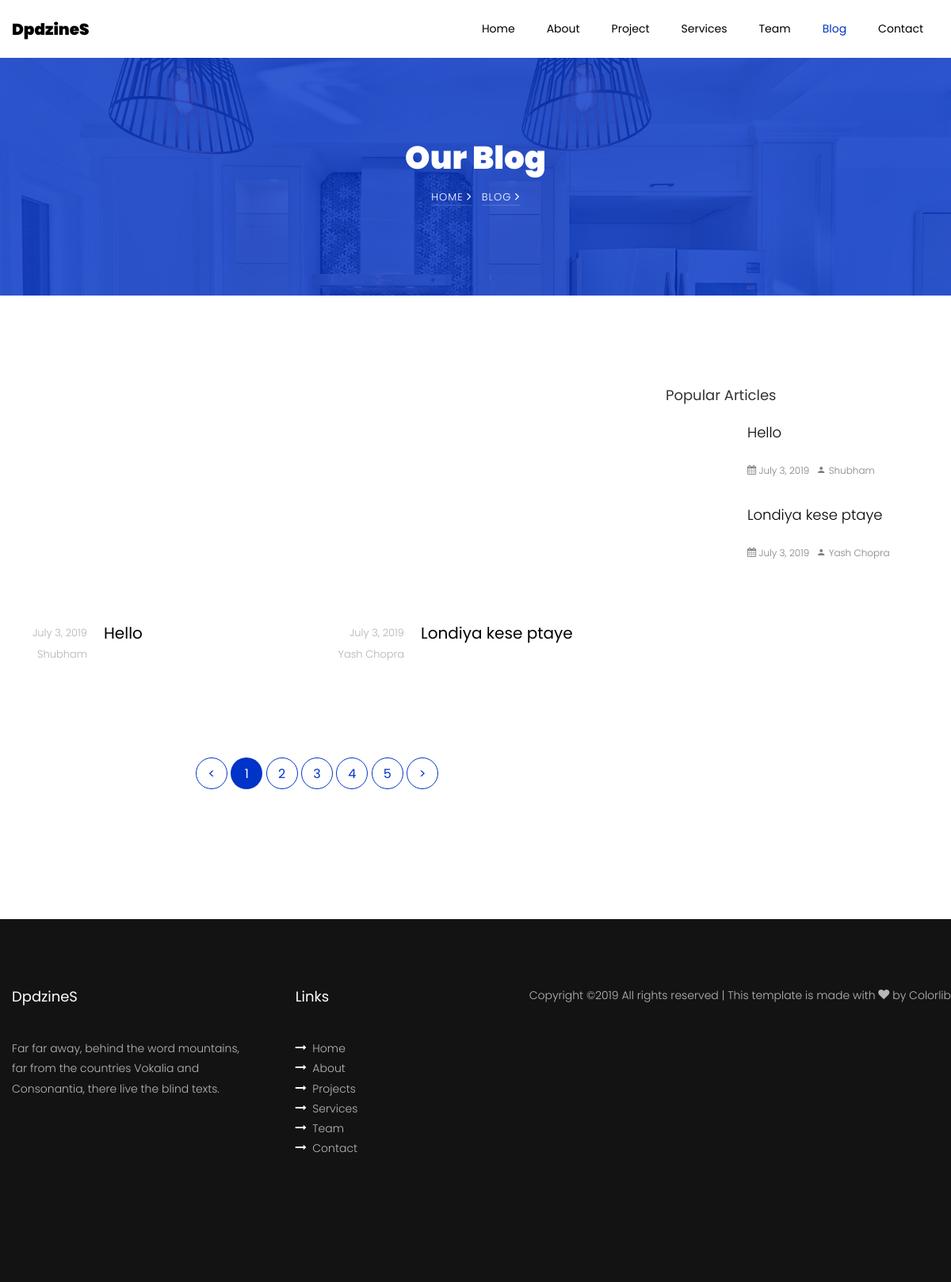
Screenshot of /blog/ with the database file from the repository.
### Content/models.py (models this page shows)
class BlogPage(models.Model):
    blg_topic=models.CharField(max_length=50,null=False, verbose_name="Blog Name")
    blg_desc=models.TextField(max_length=10000,null=False, verbose_name="Blog Content")
    blg_pic=models.CharField(max_length=2000, verbose_name="Blog Image")
    blg_date=models.DateField( default=datetime.date.today, verbose_name="Blog Date")
    blg_name_blgger=models.CharField(max_length=20,null=False, verbose_name="Blogger Name")
    class Meta:
        verbose_name='BlogUpdate'
        verbose_name_plural='BlogUpdates'

### interior_site/views.py (the view)
# urls.py: 2. Add a URL to urlpatterns:  path('blog/', include('blog.urls'))
def blog(request):
    blg_page = BlogPage.objects.all()
    return render(request, 'blog.html', {"blg_page": blg_page})

### templates/blog.html (shortened to what this page needs)
{% load static %}
<!DOCTYPE html>
<html lang="en">
<head>
    <link rel="stylesheet" href="{% static 'css/open-iconic-bootstrap.min.css' %}">
    <link rel="stylesheet" href="{% static 'css/animate.css' %}">
    <link rel="stylesheet" href="{% static 'css/owl.carousel.min.css' %}">
    <link rel="stylesheet" href="{% static 'css/owl.theme.default.min.css' %}">
    <link rel="stylesheet" href="{% static 'css/magnific-popup.css' %}">
    <link rel="stylesheet" href="{% static 'css/aos.css' %}">
    <link rel="stylesheet" href="{% static 'css/ionicons.min.css' %}">
    <link rel="stylesheet" href="{% static 'css/bootstrap-datepicker.css' %}">
    <link rel="stylesheet" href="{% static 'css/jquery.timepicker.css' %}">
    <link rel="stylesheet" href="{% static 'css/flaticon.css' %}">
    <link rel="stylesheet" href="{% static 'css/icomoon.css' %}">
    <link rel="stylesheet" href="{% static 'css/style.css' %}">
</head>
<body>
<nav class="navbar navbar-expand-lg navbar-dark ftco_navbar bg-dark ftco-navbar-light" id="ftco-navbar">
    <div class="container">
        <a class="navbar-brand" href="/">DpdzineS</a>
        <div class="collapse navbar-collapse" id="ftco-nav">
            <ul class="navbar-nav ml-auto">
                <li class="nav-item"><a href="/" class="nav-link">Home</a></li>
                <li class="nav-item"><a href="../about" class="nav-link">About</a></li>
                <li class="nav-item"><a href="../project" class="nav-link">Project</a></li>
                <li class="nav-item"><a href="../services" class="nav-link">Services</a></li>
                <li class="nav-item"><a href="../team" class="nav-link">Team</a></li>
                <li class="nav-item active"><a href="../blog" class="nav-link">Blog</a></li>
                <li class="nav-item"><a href="../contact" class="nav-link">Contact</a></li>
            </ul>
        </div>
    </div>
</nav>
<section class="hero-wrap hero-wrap-2" style="background-image:url({% static 'images//bg_1.jpg' %});"
         data-stellar-background-ratio="0.5">
    <div class="overlay"></div>
    <div class="container">
        <div class="row no-gutters slider-text align-items-center justify-content-center">
            <div class="col-md-9 ftco-animate text-center">
                <h1 class="mb-2 bread">Our Blog</h1>
                <p class="breadcrumbs"><span class="mr-2"><a href="/">Home <i
                        class="ion-ios-arrow-forward"></i></a></span> <span>Blog <i
                        class="ion-ios-arrow-forward"></i></span></p>
            </div>
        </div>
    </div>
</section>
<section class="ftco-section">
    <div class="container">
        <div class="row">
            <div class="col-lg-8">
                <div class="row">
                    {% for i in blg_page %}
                    <div class="col-md-6 ftco-animate">
                        <div class="blog-entry">
                            <a href="../blog-single/{{ i.blg_topic }}" class="block-20"
                               style="background-image:url({{ i.blg_pic }});">
                            </a>
                            <div class="text d-flex py-4">
                                <div class="meta mb-3">
                                    <div><a href="#">{{ i.blg_date }}</a></div>
                                    <div><a href="#">{{ i.blg_name_blgger }}</a></div>
                                </div>
                                <div class="desc pl-3">
                                    <h3 class="heading"><a href="../blog-single/{{i.blg_topic}}">{{ i.blg_topic }}</a></h3>
                                </div>
                            </div>
                        </div>
                    </div>
                    {% endfor %}
                </div>
                <div class="row no-gutters my-5">
                    <div class="col text-center">
                        <div class="block-27">
                            <ul>
                                <li><a href="#">&lt;</a></li>
                                <li class="active"><span>1</span></li>
                                <li><a href="#">2</a></li>
                                <li><a href="#">3</a></li>
                                <li><a href="#">4</a></li>
                                <li><a href="#">5</a></li>
                                <li><a href="#">&gt;</a></li>
                            </ul>
                        </div>
                    </div>
                </div>
            </div>
            <div class="col-lg-4 sidebar ftco-animate">
                <div class="sidebar-box ftco-animate">
                    <h3>Popular Articles</h3>
                    {% for i in blg_page %}
                    <div class="block-21 mb-4 d-flex">
                        <a class="blog-img mr-4" style="background-image: url({{ i.blg_pic }});"></a>
                        <div class="text">
                            <h3 class="heading"><a href="../blog-single/{{i.blg_topic}}">{{ i.blg_topic }}</a></h3>
                            <div class="meta">
                                <div><a href="#"><span class="icon-calendar"></span> {{ i.blg_date }}</a></div>
                                <div><a href="#"><span class="icon-person"></span> {{ i.blg_name_blgger }}</a></div>
                            </div>
                        </div>
                    </div>
                    {% endfor %}
                </div>
            </div>
        </div>
    </div>
</section>
<footer class="ftco-footer ftco-bg-dark ftco-section">
    <div class="container">
        <div class="row mb-5">
            <div class="col-md">
                <div class="ftco-footer-widget mb-4">
                    <h2 class="ftco-heading-2">DpdzineS</h2>
                    <p>Far far away, behind the word mountains, far from the countries Vokalia and Consonantia, there
                        live the blind texts.</p>
                    <ul class="ftco-footer-social list-unstyled float-md-left float-lft mt-3">
                    </ul>
                </div>
            </div>
            <div class="col-md">
                <div class="ftco-footer-widget mb-4 ml-md-4">
                    <h2 class="ftco-heading-2">Links</h2>
                    <ul class="list-unstyled">
                    <li><a href="../"><span class="icon-long-arrow-right mr-2"></span>Home</a></li>
                    <li><a href="../about"><span class="icon-long-arrow-right mr-2"></span>About</a></li>
                    <li><a href="../project"><span class="icon-long-arrow-right mr-2"></span>Projects</a></li>
                    <li><a href="../services"><span class="icon-long-arrow-right mr-2"></span>Services</a></li>
                    <li><a href="../team"><span class="icon-long-arrow-right mr-2"></span>Team</a></li>
                    <li><a href="../contact"><span class="icon-long-arrow-right mr-2"></span>Contact</a></li>
                    </ul>
                </div>
            </div>
        <div class="row">
            <div class="col-md-12 text-center">
                <p>
                    Copyright &copy;<script>document.write(new Date().getFullYear());</script>
                    All rights reserved | This template is made with <i class="icon-heart" aria-hidden="true"></i> by <a
                            href="https://colorlib.com" target="_blank">Colorlib</a>
                    </p>
            </div>
        </div>
    </div>
</footer>
</body>
</html>

### static/css/icomoon.css (style rules this page uses)
[class^="icon-"], [class*=" icon-"] { font-family: 'icomoon' !important; speak: none; font-style: normal; font-weight: normal; font-variant: normal; text-transform: none; line-height: 1; -webkit-font-smoothing: antialiased; -moz-osx-font-smoothing: grayscale; }
.icon-heart:before { content: "\f004"; }
.icon-calendar:before { content: "\f073"; }
.icon-long-arrow-right:before { content: "\f178"; }
.icon-person:before { content: "\e7fd"; }

### rows the page displays
BlogPage: blg_date "July 3, 2019", blg_name_blgger "Shubham", blg_topic "Hello"
BlogPage: blg_date "July 3, 2019", blg_name_blgger "Yash Chopra", blg_topic "Londiya kese ptaye"
